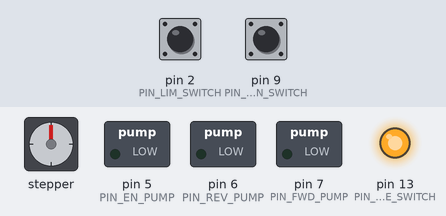
The sketch below on a simulated Arduino Uno, built with avr-gcc and run on an emulated ATmega328P. On the bench: stepper motor, switched loads named in the sketch (green lamp = pin HIGH), output pins drawn as LEDs (lit = HIGH). Wiring (inferred from the names in the program): stepper motor driver (200 steps per turn assumed): step pin 3; direction pin 4; enable pin 8. Inputs (shaded band) come from the test bench; at power-on: pin 9 (PIN_RUN_SWITCH) HIGH, pin 2 (PIN_LIM_SWITCH) HIGH. Pins used as bus, display or sensor lines are not drawn.

Above: at 1.2 s.
1.3 s: pin 9 (PIN_RUN_SWITCH) pulled LOW for 3.2 s
At 4.0 s:
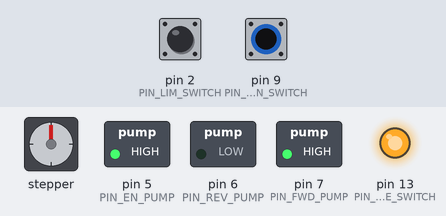
At 5.0 s:
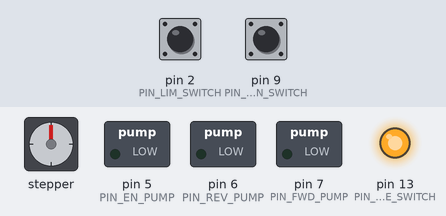
Timing chart, 0 to 24.1 s (numbered marks = the images above; inputs shaded):
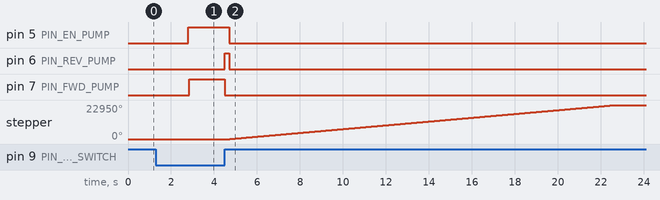

Measured:
- after the input at 1.3 s, pin 5 (PIN_EN_PUMP): LOW → HIGH after 1.5 s, → LOW 1.9 s later; pin 6 (PIN_REV_PUMP): LOW → HIGH after 3.2 s, → LOW 0.20 s later; pin 7 (PIN_FWD_PUMP): LOW → HIGH after 1.6 s, → LOW 1.7 s later; stepper: turns 22950° clockwise in 17.9 s, starting after 3.4 s

The sketch:

AutomatedShieldDispenser_RevB.ino
```cpp
//Dispense Definitions
#define PUMP_ML_MIN 160
#define NUM_TUBES 12
#define TARGET_VOLUME1 1400 // 1500 uL
#define TARGET_VOLUME2 1850 // 2000 uL

//Fraction Definitions
#define OFFSET_HOME 0
#define OFFSET_FRACS 27000
#define STEPS_PER_REV 200
#define DIST_PER_REV 3175 //microns
#define SIGNAL_PAUSE_US 150
#define US_PER_STEP 1100

//Pin Defintions
#define PIN_LIM_SWITCH 2
#define PIN_EN_FRAC 8
#define PIN_STEP_FRAC 3
#define PIN_DIR_FRAC 4
#define PIN_EN_PUMP 5
#define PIN_REV_PUMP 6
#define PIN_FWD_PUMP 7
#define PIN_RUN_SWITCH 9
#define PIN_MODE_SWITCH 13

unsigned long dispense_ms = 0;

void primeSystem(void);
void pulsePumpRev(void);
void runProcedure(void);
void dispense(void);
void homeFrac(void);
void moveFrac(long dist_um);
void stepMotor(void);

void setup() {

  //Peristaltic Pump
  pinMode(PIN_EN_PUMP, OUTPUT);
  pinMode(PIN_FWD_PUMP, OUTPUT);
  pinMode(PIN_REV_PUMP, OUTPUT);

  digitalWrite(PIN_EN_PUMP, LOW);
  digitalWrite(PIN_FWD_PUMP, LOW);
  digitalWrite(PIN_REV_PUMP, LOW);

  //Fraction Collector
  pinMode(PIN_LIM_SWITCH, INPUT_PULLUP);
  pinMode(PIN_EN_FRAC, OUTPUT);
  pinMode(PIN_DIR_FRAC, OUTPUT);
  pinMode(PIN_STEP_FRAC, OUTPUT);

  digitalWrite(PIN_EN_FRAC, HIGH);
  digitalWrite(PIN_DIR_FRAC, LOW);
  digitalWrite(PIN_STEP_FRAC, LOW);

  //Run Switch
  pinMode(PIN_RUN_SWITCH, INPUT_PULLUP);

  //Mode Switch
  pinMode(PIN_MODE_SWITCH, OUTPUT);
  digitalWrite(PIN_MODE_SWITCH, HIGH);
}

void loop() {
  if(digitalRead(PIN_RUN_SWITCH) == LOW){
    int i = 0;
    while(digitalRead(PIN_RUN_SWITCH) == LOW && i < 15){
      i++;
      delay(100);
    }
    if (i == 15) {
      primeSystem();
    }

    if (i < 15 && i > 1){
      int TARGET_VOLUME = 0;
      if(digitalRead(PIN_MODE_SWITCH) == LOW){
        TARGET_VOLUME = TARGET_VOLUME1;
      }
      else{
        TARGET_VOLUME = TARGET_VOLUME2;
      }
      float pump_mL_s = PUMP_ML_MIN / (float)60;
      float pump_uL_ms = pump_mL_s;
      dispense_ms = (float)TARGET_VOLUME * (float)NUM_TUBES / pump_uL_ms;
      runProcedure();
    }
  }
}

void primeSystem(void){
  homeFrac();
  if(digitalRead(PIN_RUN_SWITCH) == LOW){
    digitalWrite(PIN_EN_PUMP, HIGH);
    delay(50);
    digitalWrite(PIN_FWD_PUMP, HIGH);
  }
  while(digitalRead(PIN_RUN_SWITCH) == LOW){ delay(20);}
  digitalWrite(PIN_FWD_PUMP, LOW);
  digitalWrite(PIN_EN_PUMP, LOW);
  pulsePumpRev();
  for(int i = 7; i > 0; i--){moveFrac(OFFSET_FRACS);}
  moveFrac(OFFSET_FRACS/2);
}

void runProcedure(void){
  homeFrac();
  dispense();
  pulsePumpRev();
  for(int i = 7; i > 0; i--){
    moveFrac(OFFSET_FRACS);
    dispense();
    pulsePumpRev();
  }
  moveFrac(OFFSET_FRACS/2);
}

void homeFrac(void){
  digitalWrite(PIN_DIR_FRAC, LOW);
  digitalWrite(PIN_EN_FRAC, LOW);
  while(digitalRead(PIN_LIM_SWITCH) == LOW){
    stepMotor();
    delayMicroseconds(US_PER_STEP);
  }
  moveFrac(OFFSET_HOME);
  digitalWrite(PIN_EN_FRAC, HIGH);
}

void dispense(void){
  digitalWrite(PIN_EN_PUMP, HIGH);
  digitalWrite(PIN_FWD_PUMP, HIGH);
  delay(dispense_ms);
  digitalWrite(PIN_FWD_PUMP, LOW);
  digitalWrite(PIN_EN_PUMP, LOW);
}

void pulsePumpRev(void){
  digitalWrite(PIN_EN_PUMP, HIGH);
  digitalWrite(PIN_REV_PUMP, HIGH);
  delay(200);
  digitalWrite(PIN_REV_PUMP, LOW);
  digitalWrite(PIN_EN_PUMP, LOW);
}

void moveFrac(long dist_um){
  float dist_per_step = (float)DIST_PER_REV / (float)STEPS_PER_REV;
  unsigned long move_steps = abs(dist_um) / dist_per_step;
  if(dist_um < 0){
    digitalWrite(PIN_DIR_FRAC, LOW);
  }
  else{
    digitalWrite(PIN_DIR_FRAC, HIGH);
  }
  digitalWrite(PIN_EN_FRAC, LOW);
  while(move_steps > 0){
    stepMotor();
    delayMicroseconds(US_PER_STEP);
    move_steps--;
  }
  digitalWrite(PIN_EN_FRAC, HIGH);
}

void stepMotor(void){
  digitalWrite(PIN_STEP_FRAC, HIGH);
  delayMicroseconds(SIGNAL_PAUSE_US);
  digitalWrite(PIN_STEP_FRAC, LOW);
  delayMicroseconds(SIGNAL_PAUSE_US);
}
```
